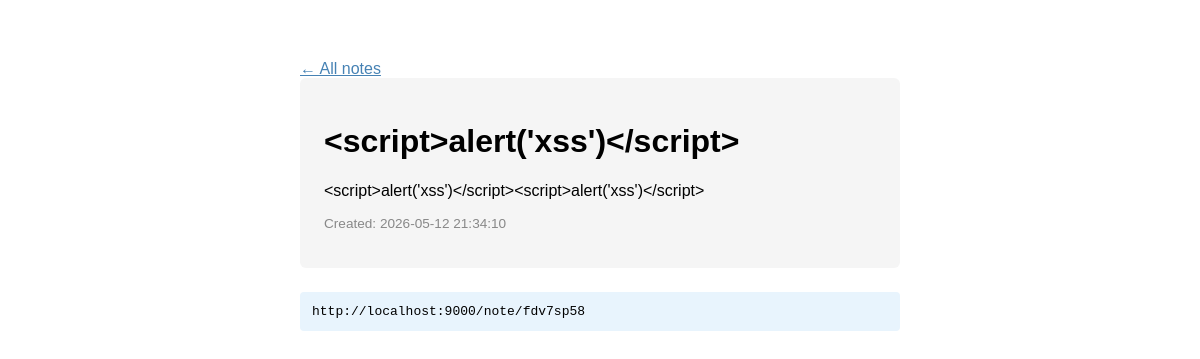
Page /note/fdv7sp58 on the committed database.
### tables this page shows
CREATE TABLE notes (
    id         INTEGER PRIMARY KEY AUTOINCREMENT,
    short_id   TEXT    NOT NULL UNIQUE,
    title      TEXT    NOT NULL,
    body       TEXT    NOT NULL,
    created_at TEXT    NOT NULL DEFAULT (datetime('now'))
);

### app.py (the view)
@app.route("/note/<short_id>")
def view_note(short_id):
    note = get_note_by_short_id(short_id)
    if note is None:
        return render_template("not_found.html"), 404
    return render_template("note.html", note=note)

### database.py (called while the page is built)
def get_connection():
    conn = sqlite3.connect(DB_PATH)
    conn.row_factory = sqlite3.Row
    return conn

def get_note_by_short_id(short_id):
    conn   = get_connection()
    cursor = conn.cursor()
    cursor.execute("SELECT * FROM notes WHERE short_id = ?", (short_id,))
    row = cursor.fetchone()
    conn.close()
    return row

### templates/note.html (shortened to what this page needs)
<!DOCTYPE html>
<html lang="en">
<head>
</head>
<body>
    <a href="/">← All notes</a>
    <div class="note">
        <h1>{{ note['title'] }}</h1>
        <p>{{ note['body'] }}</p>
        <p class="meta">Created: {{ note['created_at'] }}</p>
    </div>
    <div class="share">
        http://localhost:9000/note/{{ note['short_id'] }}
    </div>
</body>
</html>

### templates/note.html (style rules this page uses)
body { font-family: sans-serif; max-width: 600px; margin: 60px auto; }
.note { background: #f5f5f5; padding: 24px; border-radius: 6px; }
.meta { color: #888; font-size: 0.85rem; margin-top: 16px; }
.share { margin-top: 24px; padding: 12px; background: #e8f4fd; border-radius: 4px; font-family: monospace; word-break: break-all; }
a { color: steelblue; }

### rows in the picture
notes: title "<script>alert('xss')</script>", body "<script>alert('xss')</script><script>alert('xss')</script>", created_at "2026-05-12 21:34:10", short_id "fdv7sp58"
